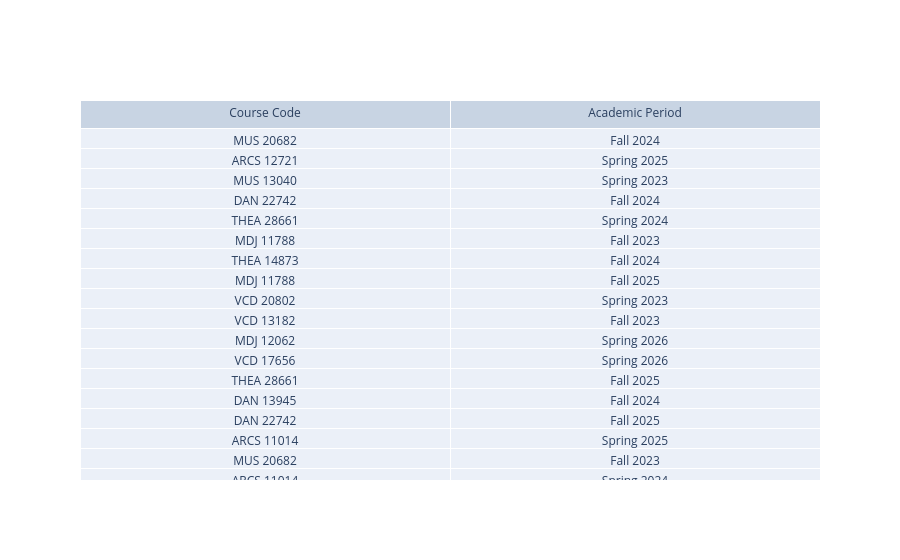

The cell this chart's notebook holds for it:
### Markdown cell above
**Making the Summary Table in Graph Objects**

Now that the dataframe is all cleaned, I am going to make the actual figure. For this, I am going to use go.Table. This is a graph object that lives in go.Figure. There is a great page on making them on the plotly API site - https://plotly.com/python/table/ - which has coding examples that I was able to reverse engineer. It was really handy to have as a reference while editing and making tables! 

The first figure I made was just making sure I understood the logic, and then I get into the actual table I want to make.

### Code cell
#Making Summary Table in Graph Objects Pt. 1 (Testing the Flow)
fig1 = go.Figure(data=[go.Table( #Running through it as a dictionary
    header = dict(values=["Course Code","Academic Period"]), #Whatever you plug in here determines the headers - DOES NOT NEED TO BE IN THE DATAFRAME
    cells = dict(values=[mtpivotsummary["Course Code"], mtpivotsummary["Academic Period"]]))]) #Where you call the data for the cells - this has to be in the dataframe

fig1.show()

### Figure 1 — Plotly figure (JSON) as saved in the notebook; plotly's stock layout.template omitted (floating-point values rounded to 4 significant figures; data arrays with more than 128 entries replaced by an {"elided": "..."} marker saying what was removed)
{"data": [{"cells": {"values": {"elided": "2x778 str values"}}, "header": {"values": ["Course Code", "Academic Period"]}, "type": "table"}], "layout": {}}
